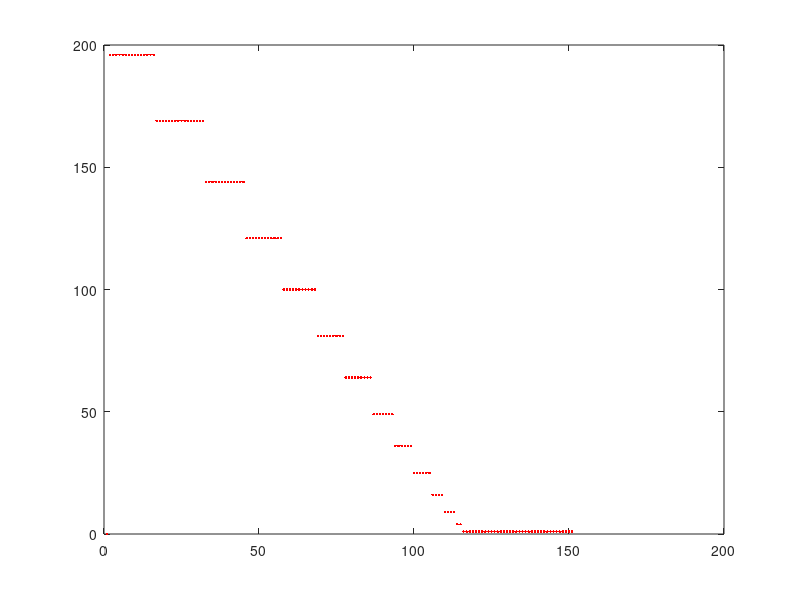

The MATLAB source for this figure:
%
% Copyright (c) 2018, Vishal_S
% All rights reserved. Please read the "license.txt" for license terms.
%
% Project Title: Phase field modelling
% 
% Developer: Vishal S
% 
% Contact Info: vishalsubbu97@gmail.com
%
clear all
clf
clc
more off;

t = cputime;
delt = 0.5;
Nx = 64;Ny = 64;
D = 1;
halfNx= Nx/2;
halfNy = Ny/2;
phi = zeros(Nx,Ny);
phihat = zeros(Nx,Ny);
r_2 = zeros (150,1);
r = 15.0;
L = 1; 
a = 1; 
for i = 1:Nx
  for j = 1:Ny
    if (((i-halfNx)*(i-halfNx) + (j-halfNy)*(j-halfNy)) < r*r)
    phi(i,j) = 1.0;
    elseif phi(i,j) = 0.0;
    endif  
  endfor
endfor
#plot the initial profile 
#mesh(phi);
#view(2);
#pause(1);

phiprofile = phi(:,halfNy);
for i = 2:Nx
  if((phiprofile(i-1)<1) && (phiprofile(i) == 1.0))
     r1 = i;
  endif
  if((phiprofile(i-1) == 1.0) && (phiprofile(i) < 1))
     r2 = i-1;
  endif
endfor
r2_(a,1) = (r2-r1)*(r2-r1) /4.0;
a = a+1 ;
delkx= 2*pi/Nx;
delky = 2*pi/Ny;
plot (phiprofile);
hold on;

A = 1.0;
M = 1.0;
kappa = 1.0;
L =1.0;
for m = 1:15
  for n = 1:10
    g = 2*A.*phi.*(1-phi).*(1-2.*phi);
    ghat = fft2(g);
    phihat = fft2(phi);
    for i = 1:Nx
      if (i<= halfNx ) kx = (i-1)*delkx;
      endif
      if (i > halfNx) kx = (i-1-Nx)*delkx;
      endif
      for j =1:Ny
        if (j<= halfNy ) ky = (j-1)*delky;
        endif
        if (j  > halfNy ) ky = (j-1-Ny)*delky;
        endif
        k2 = kx*kx + ky*ky;
        phihat(i,j) = (phihat(i,j) - L*delt*k2*ghat(i,j))/(1 + 2*L*kappa*k2*delt);
      endfor
    endfor
    phi = real(ifft2(phihat));  
    phiprofile = phi(:,halfNy);
    for b = 2:Nx
      if((phiprofile(b-1)<0.5) && (phiprofile(b) >=0.5))
        r1 = b;
      endif
      if((phiprofile(b-1) >=0.5) && (phiprofile(b) < 0.5))
         r2 = b-1;
      endif
    endfor
    r_2(a,1) = (r2-r1)*(r2-r1)/4.0;
    a = a+1 ;   
   endfor
   #mesh(phi);
   #view(2);
   #pause(0);
   plot (phiprofile);
endfor
hold off;
plot (r_2,'r.');
print -depsc GrainGrowth.eps

printf("Total CPU time : %f seconds\n",(cputime-t));
